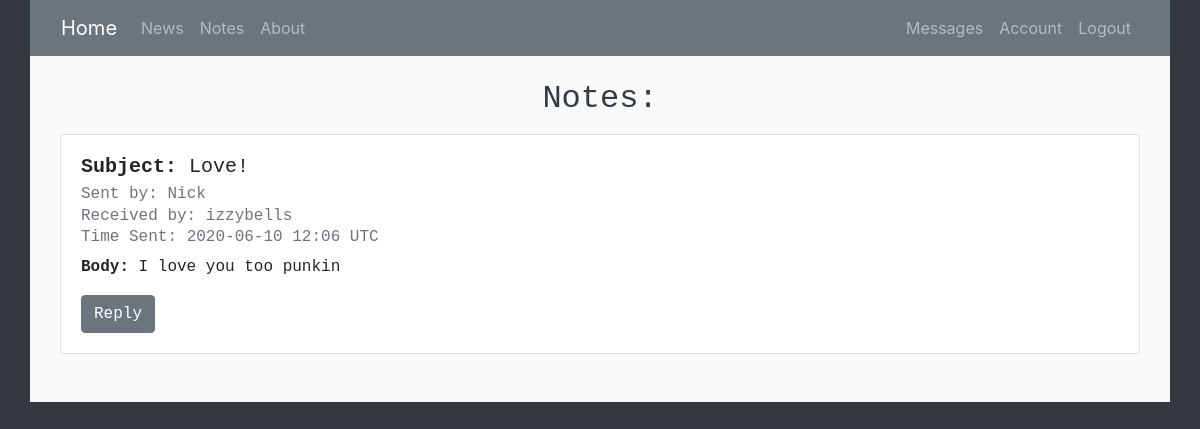
Screenshot of /messages/8/ (signed in) with the database file from the repository.
### homepage/models.py (models this page shows, shortened)
class Message(db.Model):
    id = db.Column(db.Integer, primary_key=True)
    sender_id = db.Column(db.Integer, db.ForeignKey('user.id'), nullable=False)
    recipient_id = db.Column(db.Integer, nullable=False)
    subject = db.Column(db.String(120), nullable=False, default="Subject")
    body = db.Column(db.Text, nullable=False)
    time_sent = db.Column(db.DateTime, nullable=False, default=datetime.datetime.utcnow)
    unread = db.Column(db.Boolean, nullable=False, default=True)

class User(db.Model, UserMixin):
    id = db.Column(db.Integer, primary_key=True)
    username = db.Column(db.String(20), unique=True, nullable=False)
    email = db.Column(db.String(120), unique=True, nullable=False)
    image_file = db.Column(db.String(20), nullable=False, default='default.jpg')
    password = db.Column(db.String(60), nullable=False)
    zip_code = db.Column(db.Integer, nullable=False)
    notes = db.relationship('Note', backref='author', lazy=True)
    links = db.relationship('Link', backref='author', lazy=True)
    sent_messages = db.relationship('Message', backref="sender", lazy=True)

### homepage/messages/routes.py (the view)
@login_required
@messages.route('/messages/<int:message_id>/')
def view_message(message_id):
    message = Message.query.get_or_404(message_id)
    if current_user.id != message.recipient_id and current_user.id != message.sender_id:
        abort(403)
    sender = User.query.get(message.sender_id).username
    recipient = User.query.get(message.recipient_id).username
    return render_template('message.html', message=message, sender=sender, recipient=recipient)

### homepage/models.py (called while the page is built)
@login_manager.user_loader
def load_user(user_id):
    return User.query.get(int(user_id))

### homepage/templates/message.html
{% extends "new_layout.html" %}
{% block content %}
<h2 class="text-dark text-center">Notes:</h2>
<div class="container pb-4">
    <div class="card mt-3">
        <div class="card-body">
            <h5 class="card-title"><strong>Subject:    </strong>{{ message.subject }}</h5>
            <h6 class="card-subtitle mb-2 text-muted">Sent by: {{ sender }}</h6>
            <h6 class="card-subtitle mb-2 text-muted">Received by: {{ recipient }}</h6>
            <h6 class="card-subtitle mb-2 text-muted">Time Sent: {{ message.time_sent.strftime('%Y-%m-%d %H:%M') }} UTC</h6>
            <p class="card-text"><strong>Body:    </strong>{{ message.body }}</p>
            <a href="{{ url_for('messages.new_message') }}" class="btn btn-secondary">Reply</a>
        </div>
    </div>
</div>
 {% endblock content %}

### rows the page displays
Message: subject "Love!", time_sent "2020-06-10 12:06", body "I love you too punkin"
User: username "Nick"
User: username "izzybells"
